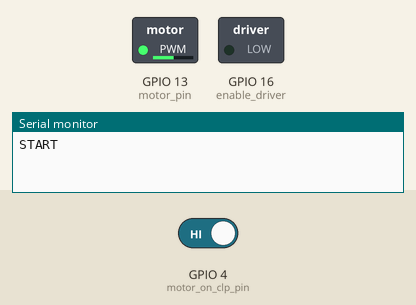
Recording of a sketch running on a simulated ESP32. Shown: switched loads named in the sketch (green lamp = pin HIGH), the last lines printed to the serial monitor. The inputs (shaded band) are chosen by the test bench; at power-on: GPIO 4 (motor_on_clp_pin) HIGH.

Above: at 1.2 s.
1.3 s: GPIO 4 (motor_on_clp_pin) driven LOW
At 1.7 s:
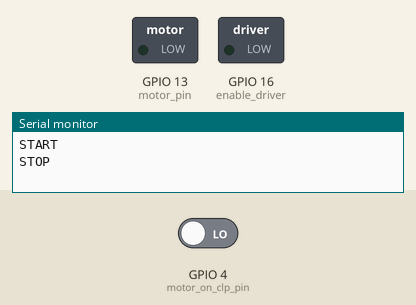
2.9 s: GPIO 4 (motor_on_clp_pin) driven HIGH
At 3.4 s:
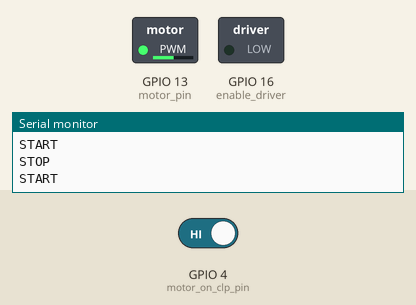
4.4 s: GPIO 4 (motor_on_clp_pin) driven LOW
At 15.4 s:
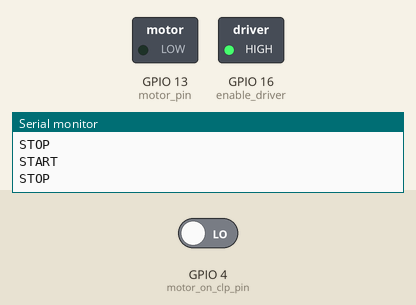
Timing chart, 0 to 15.9 s (numbered marks = the images above; inputs shaded):
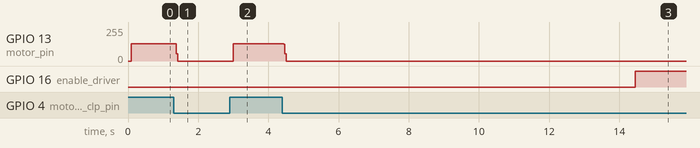

Measured:
- after the input at 1.3 s, GPIO 13 (motor_pin): 130/255 → 0/255 after 0.07 s
- after the input at 2.9 s, GPIO 13 (motor_pin): 0/255 → 130/255 after 0.09 s
- after the input at 4.4 s, GPIO 13 (motor_pin): 130/255 → 0/255 at once; GPIO 16 (enable_driver): LOW → HIGH after 10.1 s

The sketch:

main.ino
```cpp
#include "libs.h"
#include "vars.h"

void setup() {
  Serial.begin(115200);
  esp_task_wdt_init(WATCHDOG_TIMEOUT, true);
  esp_task_wdt_add(NULL);
  pins.setup();
}

void loop() {
  esp_task_wdt_reset();

  pins.check_inputs();
  pins.set_outputs();

  reset.check();
}
```

_main.h
```cpp
#include "vars.h"

class RESET
{
public:
	void check()
	{
		const int motor_timeout = 300000;
		static unsigned long current_motor_timeout = 0;
		if (motor_on_clp)
			current_motor_timeout = millis();

		if (millis() - current_motor_timeout < motor_timeout)
			return;

		ESP.restart();
	}
};
```

vars.h
```cpp
extern bool motor_on_clp;
```

vars.h
```cpp
PINS pins;
RESET reset;

#define WATCHDOG_TIMEOUT 5
```

_main.h
```cpp
#include "vars.h"
#include "input_func.h"
#include "output_func.h"

class PINS : public input_func, public output_func
{
public:
	void setup()
	{
		// inputs
		pinMode(motor_on_clp_pin, INPUT);
		// pinMode(motor_reverse_clp_pin, INPUT);
		pinMode(enable_pin, INPUT);

		// outputs
		pinMode(motor_pin, OUTPUT);
		// pinMode(motor_reverse_pin, OUTPUT);
		pinMode(enable_driver, OUTPUT);
	}
};
```

input_func.h
```cpp
class input_func
{
public:
	void check_inputs()
	{
		const int debounce_time = 50;
		static unsigned long current_motor_on_clp_time = 0;
		static unsigned long current_motor_reverse_clp_time = 0;
		static unsigned long enable_time = 0;

		if (!motor_on_clp)
		{
			if (!digitalRead(motor_on_clp_pin))
				current_motor_on_clp_time = millis();
			if (millis() - current_motor_on_clp_time > debounce_time)
			{
				motor_on_clp = true;
				Serial.println("START");
			}
		}
		else
		{
			if (digitalRead(motor_on_clp_pin))
				current_motor_on_clp_time = millis();
			if (millis() - current_motor_on_clp_time > debounce_time)
			{
				motor_on_clp = false;
				Serial.println("STOP");
			}
		}

		// if (!motor_reverse_clp)
		// {
		// 	if (!digitalRead(motor_reverse_clp_pin))
		// 		current_motor_reverse_clp_time = millis();
		// 	if (millis() - current_motor_reverse_clp_time > debounce_time)
		// 	{
		// 		motor_reverse_clp = true;
		// 		Serial.println("VOLTA");
		// 	}
		// }
		// else
		// {
		// 	if (digitalRead(motor_reverse_clp_pin))
		// 		current_motor_reverse_clp_time = millis();
		// 	if (millis() - current_motor_reverse_clp_time > debounce_time)
		// 	{
		// 		motor_reverse_clp = false;
		// 		Serial.println("IDA");
		// 	}
		// }

		// if (!enable)
		// {
		// 	if (!digitalRead(enable_pin))
		// 		enable_time = millis();
		// 	if (millis() - enable_time > debounce_time)
		// 	{
		// 		enable = true;
		// 		Serial.println("ON");
		// 	}
		// }
		// else
		// {
		// 	if (digitalRead(enable_pin))
		// 		enable_time = millis();
		// 	if (millis() - enable_time > debounce_time)
		// 	{
		// 		enable = false;
		// 		Serial.println("OFF");
		// 	}
		// }
	}
};
```

output_func.h
```cpp
class output_func
{
public:
		unsigned long current_slow_time = 0;

	void set_outputs()
	{
		const int enable_time = 10000;
		static unsigned long current_enable_time = 0;
		if (motor_on_clp)
		{
			step_motor_on();
			current_enable_time = millis();

		}else{
			current_slow_time = millis();
		}
		// motor_reverse_clp ? pinMode(motor_reverse_pin, INPUT_PULLUP) : pinMode(motor_reverse_pin, OUTPUT);

		digitalWrite(enable_driver, (millis() - current_enable_time > enable_time) ? HIGH : LOW);
	}

private:
	void step_motor_on()
	{
		static bool slow = false;

		slow = (millis() - current_slow_time < 1000);

		const int motor_time = slow ? 120 : 40;
		static unsigned long current_motor_time = 0;

		if (current_motor_time > micros())
			current_motor_time = 0;

		if (micros() - current_motor_time < motor_time)
			return;
		current_motor_time = micros();

		static bool last_state = false;
		last_state = !last_state;
		// last_state ? pinMode(motor_pin, INPUT_PULLUP) : pinMode(motor_pin, OUTPUT);
		digitalWrite(motor_pin, last_state ? HIGH : LOW);
	}
};
```

vars.h
```cpp
// inputs
#define motor_on_clp_pin 4
// #define motor_reverse_clp_pin 5
#define enable_pin 15

bool motor_on_clp = false;
// bool motor_reverse_clp = false;
bool enable = false;

// outputs
#define motor_pin 13
// #define motor_reverse_pin 14
#define enable_driver 16
```

libs.h
```cpp
//libs
#include "esp_system.h"
#include "esp_task_wdt.h"

//classes
#include "classes/pins/_main.h"
#include "classes/reset/_main.h"
```
